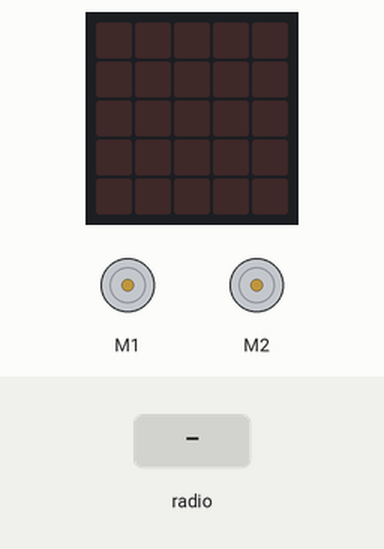
A program run on a simulated BBC micro:bit (MakeCode). Shown: 2 × DC motor (green arrow = forward, orange = backward, longer = faster), the board's 5×5 LED display. The inputs (shaded band) are chosen by the test bench.

Above: at 1.2 s.
1.3 s: radio message "1" arrives
At 2.7 s:
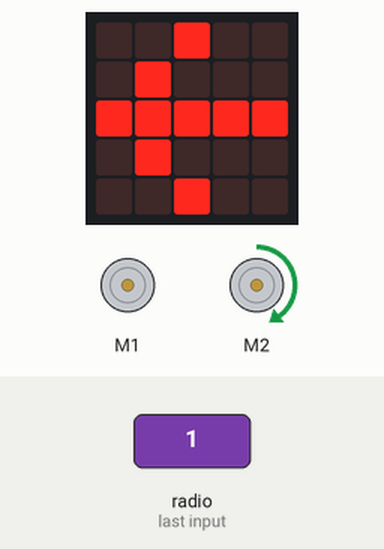
Timing chart, 0 to 8.8 s (numbered marks = the images above; inputs shaded):
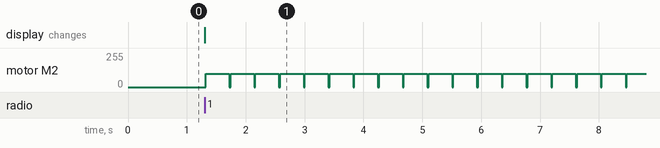

The program:

main.ts
```typescript
radio.onReceivedNumber(function (receivedNumber) {
    Recep = receivedNumber
})
let Recep = 0
radio.setGroup(1)
basic.forever(function () {
    if (Recep == 1) {
        maqueen.motorStop(maqueen.Motors.All)
        maqueen.motorRun(maqueen.Motors.M2, maqueen.Dir.CW, 100)
        basic.showLeds(`
            . . # . .
            . # . . .
            # # # # #
            . # . . .
            . . # . .
            `)
    }
    if (Recep == 2) {
        maqueen.motorStop(maqueen.Motors.All)
        maqueen.motorRun(maqueen.Motors.M1, maqueen.Dir.CW, 100)
        basic.showLeds(`
            . . # . .
            . . . # .
            # # # # #
            . . . # .
            . . # . .
            `)
    }
    if (Recep == 3) {
        maqueen.motorStop(maqueen.Motors.All)
        maqueen.motorRun(maqueen.Motors.All, maqueen.Dir.CW, 100)
        basic.showLeds(`
            . . # . .
            . # # # .
            # . # . #
            . . # . .
            . . # . .
            `)
    }
    if (Recep == 4) {
        maqueen.motorStop(maqueen.Motors.All)
        basic.showLeds(`
            # . . . #
            . # . # .
            . . # . .
            . # . # .
            # . . . #
            `)
    }
})
```

test.ts
```typescript
// les tests vont ici ; cela ne sera pas compilé si ce paquet est utilisé en tant qu'extension.
```

Measured:
- after the input at 1.3 s, motor M2: alternates forward 100/255 for 0.40 s and stopped for 0.02 s, starting at once; the display: changes at once (image 1)
